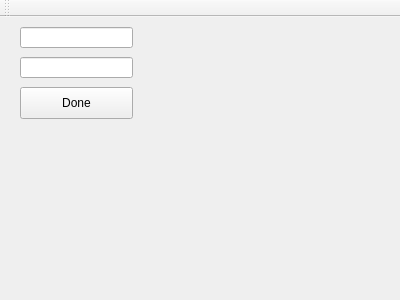
<?xml version="1.0" encoding="UTF-8"?>
<ui version="4.0">
 <class>Calc01</class>
 <widget class="QMainWindow" name="Calc01">
  <property name="geometry">
   <rect>
    <x>0</x>
    <y>0</y>
    <width>400</width>
    <height>300</height>
   </rect>
  </property>
  <property name="windowTitle">
   <string>Calc01</string>
  </property>
  <widget class="QWidget" name="centralWidget">
   <widget class="QLineEdit" name="x">
    <property name="geometry">
     <rect>
      <x>20</x>
      <y>10</y>
      <width>113</width>
      <height>21</height>
     </rect>
    </property>
   </widget>
   <widget class="QLineEdit" name="y">
    <property name="geometry">
     <rect>
      <x>20</x>
      <y>40</y>
      <width>113</width>
      <height>21</height>
     </rect>
    </property>
   </widget>
   <widget class="QPushButton" name="done">
    <property name="geometry">
     <rect>
      <x>20</x>
      <y>70</y>
      <width>113</width>
      <height>32</height>
     </rect>
    </property>
    <property name="text">
     <string>Done</string>
    </property>
   </widget>
   <widget class="QLabel" name="sumLabel">
    <property name="geometry">
     <rect>
      <x>180</x>
      <y>40</y>
      <width>59</width>
      <height>16</height>
     </rect>
    </property>
    <property name="text">
     <string/>
    </property>
   </widget>
  </widget>
  <widget class="QMenuBar" name="menuBar">
   <property name="geometry">
    <rect>
     <x>0</x>
     <y>0</y>
     <width>400</width>
     <height>22</height>
    </rect>
   </property>
  </widget>
  <widget class="QToolBar" name="mainToolBar">
   <attribute name="toolBarArea">
    <enum>TopToolBarArea</enum>
   </attribute>
   <attribute name="toolBarBreak">
    <bool>false</bool>
   </attribute>
  </widget>
 </widget>
 <layoutdefault spacing="6" margin="11"/>
 <resources/>
 <connections/>
</ui>
